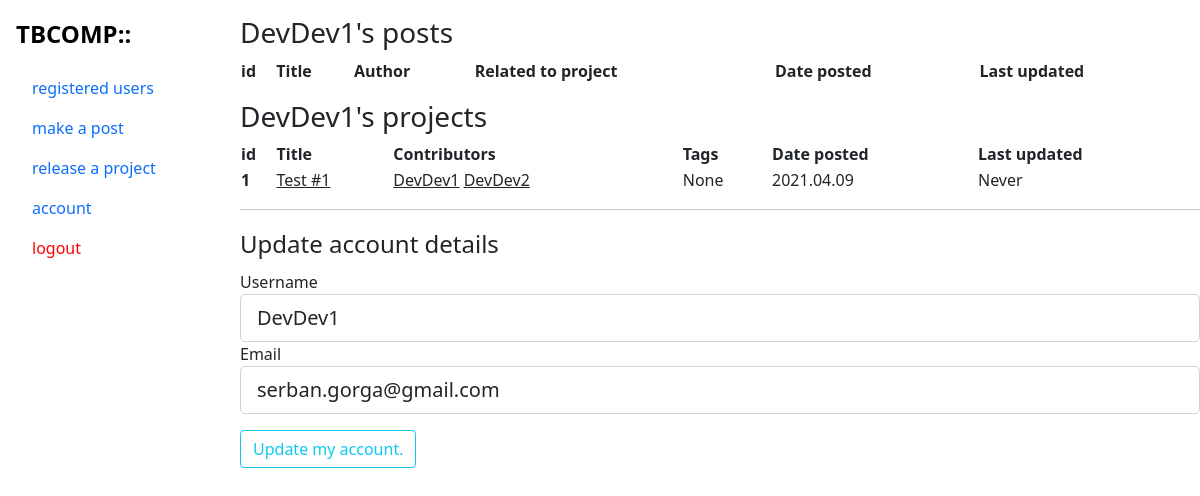
Page /account (signed in) on the earlier database version.
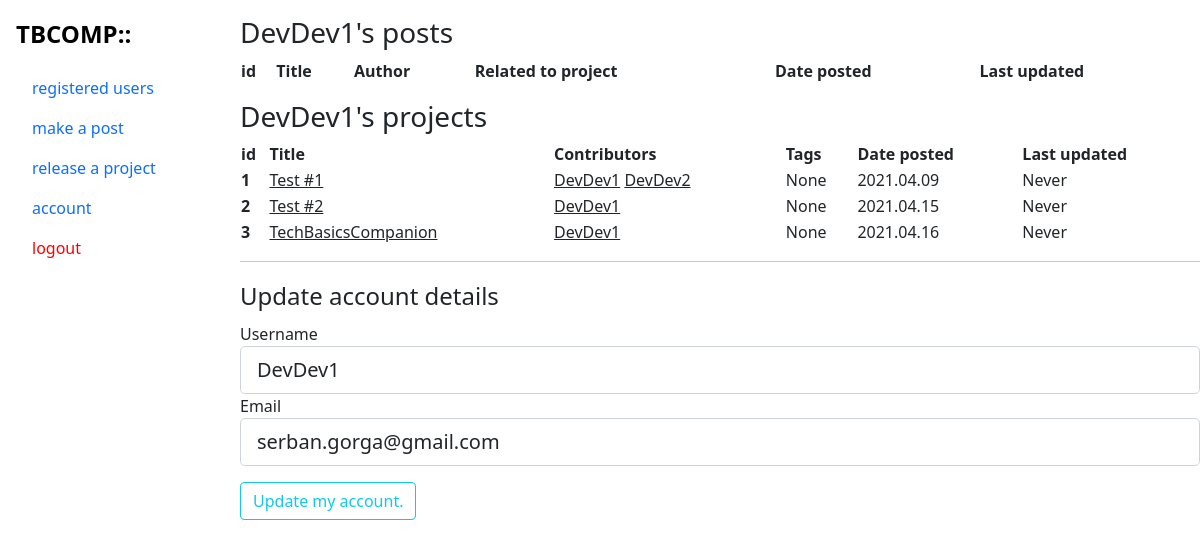
Same page on the later database version.
### tbcompanion/models.py (models this page shows, shortened)
class Project(db.Model):
	contributors = db.relationship('User', secondary='contributor_table', backref='contribution_id')
	id = db.Column(db.Integer, primary_key=True)
	title = db.Column(db.String(120), nullable=False)
	date = db.Column(db.DateTime, nullable=False, default=datetime.utcnow)
	content = db.Column(db.Text, nullable=False)
	github_repo = db.Column(db.String(120), nullable=True, unique=True)
	admin_id = db.Column(db.Integer, db.ForeignKey('user.id'), nullable=False)
	tag = db.Column(db.String, nullable=True)

class User(db.Model, UserMixin):
	post_author = db.relationship('Post', backref='author', lazy=True)
	project_admin = db.relationship('Project', backref='admin', lazy=True)
	id = db.Column(db.Integer, primary_key=True)
	username = db.Column(db.String(20), unique=True, nullable=False)
	email = db.Column(db.String(120), unique=True, nullable=False)
	image_file = db.Column(db.String(20), nullable=False, default='profile_pics\default.jpg')
	password = db.Column(db.String(60), nullable=False)
	is_admin = db.Column(db.Boolean)

### tbcompanion/accounts/routes.py (the view)
@accounts.route('/account', methods=['GET', 'POST'])
@login_required
def account_page():
	posts = Post.query.filter_by(author=current_user).all()
	projects = current_user.contribution_id
	form = UpdateAccount()
	if form.validate_on_submit():
		print('Form validated!')
		current_user.username = form.username.data
		current_user.email = form.email.data
		db.session.commit()
		flash('You have updated your account.', 'success')
		return redirect(url_for('accounts.account_page'))
	elif request.method == 'GET':
		form.username.data = current_user.username
		form.email.data = current_user.email
	return render_template('account.html',
						   title=current_user.username,
						   user=current_user,
						   form=form,
						   posts=posts,
						   projects=projects)

### tbcompanion/accounts/forms.py (shortened to what this page needs)
class UpdateAccount(FlaskForm):
	username = StringField('Username', validators=[
		DataRequired(),
		Length(min=5, max=20)
	])
	email = StringField('Email', validators=[
		DataRequired(),
		Email()
	])
	submit = SubmitField('Update my account.')

### tbcompanion/models.py (called while the page is built)
@login_man.user_loader
def load_user(id):
	return User.query.get(int(id))

### tbcompanion/templates/account.html (shortened to what this page needs)
{% extends 'layout.html' %}
{% block feed %}
<caption><h3>{{ user.username }}'s posts</h3></caption>
<table class="striped-table hover-table container-fluid">
	<thead>
    	<tr>
			<th scope="col">id</th>
    	  	<th scope="col">Title</th>
    	  	<th scope="col">Author</th>
            <th scope="col">Related to project</th>
    	  	<th scope="col">Date posted</th>
    	  	<th scope="col">Last updated</th>
    	</tr>
  	</thead>
</table>
<caption><h3>{{ user.username }}'s projects</h3></caption>
<table class="striped-table hover-table container-fluid">
	<thead>
    	<tr>
			<th scope="col">id</th>
    	  	<th scope="col">Title</th>
    	  	<th scope="col">Contributors</th>
            <th scope="col">Tags</th>
    	  	<th scope="col">Date posted</th>
    	  	<th scope="col">Last updated</th>
    	</tr>
  	</thead>
	<tbody>
		{% for project in projects %}
		<tr>
            <th scope="col">{{ project.id }}</th>
			<td><a class="text-reset" href="{{ url_for('projects.project', project_id=project.id) }}">{{ project.title }}</a></td>
			<td>
			{% for contributor in project.contributors %}
            <a class="text-reset" href="{{ url_for('users.user_profile', user_id=contributor.id) }}">{{ contributor.username }}</a>
			{% endfor %}
			</td>
            <td>None</td>
            <td>{{ project.date.strftime('%Y.%m.%d') }}</td>
			<td>Never</td>
		</tr>
		{% endfor %}
    </tbody>
</table>
{% endblock feed %}
{% block update_account %}
<hr/>
<div>
	<form method="POST" action="">
		<fieldset class="form-group">
			<legend>Update account details</legend>
			<div>
				{{ form.username.label(class="form-control-label") }}
				{% if form.username.errors %}
					{{ form.username(class="form-control form-control-lg is-invalid") }}
					<div class='invalid-feedback'>
						{% for error in form.username.errors %}
							<span>{{ error }}</span>
						{% endfor %}
					</div>
				{% else %}
					{{ form.username(class="form-control form-control-lg") }}
				{% endif %}
			</div>
			<div>
				{{ form.email.label(class="form-control-label") }}
				{% if form.email.errors %}
					{{ form.email(class="form-control form-control-lg is-invalid") }}
					<div class='invalid-feedback'>
						{% for error in form.email.errors %}
							<span>{{ error }}</span>
						{% endfor %}
					</div>
				{% else %}
					{{ form.email(class="form-control form-control-lg") }}
				{% endif %}
			</div>
		</fieldset>
		<div>
			{{ form.submit(class="btn btn-outline-info") }}
		</div>
	</form>
</div>
{% endblock update_account %}

Differences in the rows shown:
added Project: id "2", title "Test #2", date "2021.04.15", User (username "DevDev1")
added Project: id "3", title "TechBasicsCompanion", date "2021.04.16", User (username "DevDev1")
